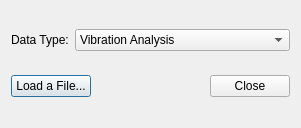
<?xml version="1.0" encoding="UTF-8"?>
<ui version="4.0">
 <class>Cp2kOutputDialog</class>
 <widget class="QDialog" name="Cp2kOutputDialog">
  <property name="geometry">
   <rect>
    <x>0</x>
    <y>0</y>
    <width>301</width>
    <height>128</height>
   </rect>
  </property>
  <property name="windowTitle">
   <string>Analyze CP2K Output</string>
  </property>
  <layout class="QGridLayout" name="gridLayout_2">
   <item row="0" column="0">
    <widget class="QLabel" name="dataTypeLabel">
     <property name="text">
      <string>Data Type:</string>
     </property>
    </widget>
   </item>
   <item row="0" column="1" colspan="3">
    <widget class="QComboBox" name="dataTypeCombo">
     <item>
      <property name="text">
       <string>Vibration Analysis</string>
      </property>
     </item>
    </widget>
   </item>
   <item row="1" column="0" colspan="2">
    <widget class="QPushButton" name="loadFileButton">
     <property name="text">
      <string>Load a File...</string>
     </property>
    </widget>
   </item>
   <item row="1" column="2">
    <spacer name="horizontalSpacer">
     <property name="orientation">
      <enum>Qt::Horizontal</enum>
     </property>
     <property name="sizeHint" stdset="0">
      <size>
       <width>116</width>
       <height>20</height>
      </size>
     </property>
    </spacer>
   </item>
   <item row="1" column="3">
    <widget class="QPushButton" name="closeButton">
     <property name="text">
      <string>Close</string>
     </property>
    </widget>
   </item>
  </layout>
 </widget>
 <resources/>
 <connections/>
</ui>
